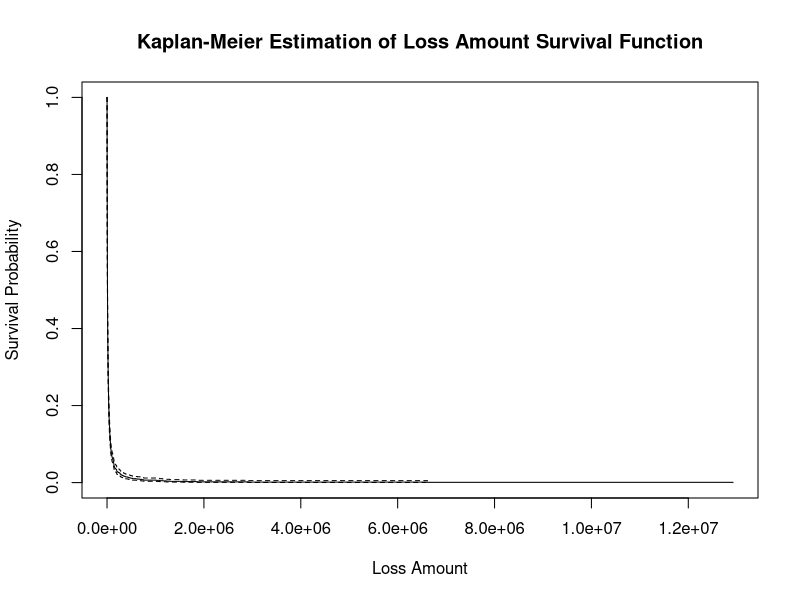
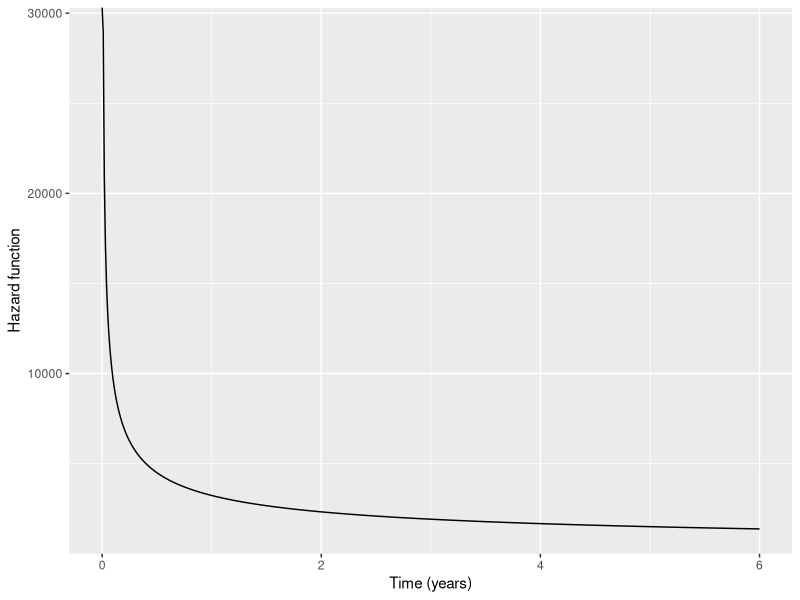
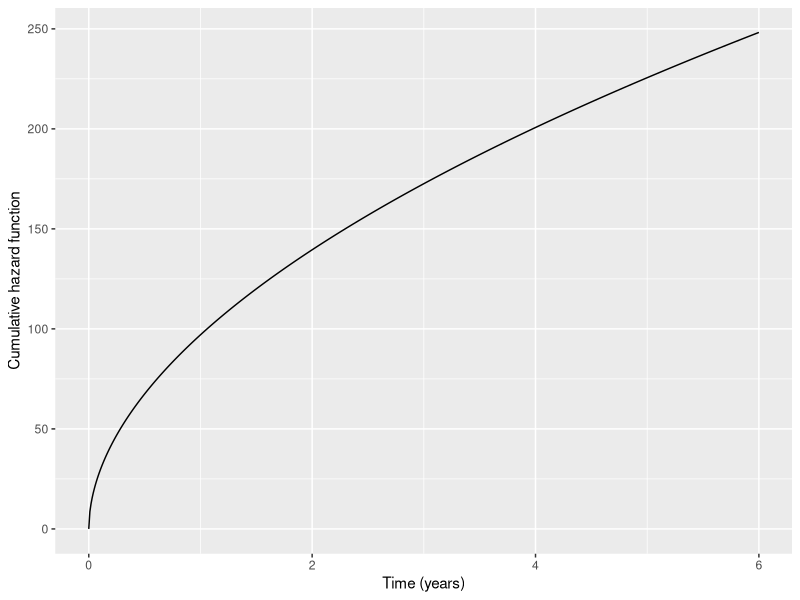

Generate these figures, in order, with R:
## ---- chunk 1
knitr::opts_chunk$set(echo = TRUE)
## ---- chunk 2
# read data
rm(list=ls())
dat <- read.table(file='PropertyFund.txt', header = TRUE, sep = "", dec = ".")
dat.loss <- dat[which(dat$Claim>0),]
## ---- chunk 3
library(survival)

# Create a survival object
surv_obj <- Surv(dat.loss$Claim)

# Estimate the survival function using Kaplan-Meier method
km_fit <- survfit(surv_obj ~ 1, data = dat.loss, type = "kaplan-meier")

# Plot the estimated survival function
plot(km_fit, xlab = "Loss Amount", ylab = "Survival Probability",
     main = "Kaplan-Meier Estimation of Loss Amount Survival Function")

summary(km_fit, times = 100000)
## ---- chunk 4
# Set the coverage amount for the Madison School District
cov_amt <- 500

# Calculate the probability of an annual loss greater than $100,000
prob_gt100k <- 1 - summary(km_fit, times = 100000 / cov_amt)$surv

# Print the probability of an annual loss greater than $100,000
cat("The probability of an annual loss greater than $100,000 for the Madison School District is",
    round(prob_gt100k, 4) * 100, "%.")
## ---- chunk 5
# Fit Weibull regression model
weib_reg <- survreg(Surv(Claim) ~ factor(EntityType) + log(Coverage), data = dat.loss, dist = "weibull")

# Report estimated parameters
summary(weib_reg)
## ---- chunk 6
# Calculate the linear predictor
lin_pred <- sum(coef(weib_reg) * c(1, 0, 0, 1, 0, log(500)))

# Use the Weibull distribution's survival and density functions to obtain the hazard and cumulative hazard functions:

beta_hat <- coef(weib_reg)[7]
eta_hat <- exp(lin_pred)

hazard_function <- function(t) {
  beta_hat * eta_hat * t ^ (beta_hat - 1)
}

cumulative_hazard_function <- function(t) {
  (eta_hat * t) ^ beta_hat
}

# Plot the hazard and cumulative hazard functions
library(ggplot2)

# plot hazard function
ggplot(data.frame(t = seq(0, 6, 0.01)), aes(x = t)) +
  geom_line(aes(y = hazard_function(t))) +
  labs(x = "Time (years)", y = "Hazard function")

# plot cumulative hazard function
ggplot(data.frame(t = seq(0, 6, 0.01)), aes(x = t)) +
  geom_line(aes(y = cumulative_hazard_function(t))) +
  labs(x = "Time (years)", y = "Cumulative hazard function")
## ---- chunk 7
# calculate the expected claim amount using the estimated regression coefficients and the given predictor values

entity_type <- "School"
coverage <- 500
log_coverage <- log(coverage)
lin_pred <- sum(coef(weib_reg) * c(1, as.numeric(entity_type != levels(dat.loss$EntityType)), log_coverage))
eta_hat <- exp(lin_pred)
beta_hat <- coef(weib_reg)[7]

expected_claim <- eta_hat * gamma(1 + 1 / beta_hat)

# calculate the probability of an annual loss greater than $100,000 
prob_loss_100k <- 1 - pweibull(100000, scale = eta_hat, shape = beta_hat)

# Print the probability of an annual loss greater than $100,000
cat("The probability of an annual loss greater than $100,000 using the estimated regression coefficients and the given predictor values is",
    round(prob_loss_100k, 4) * 100, "%.")
